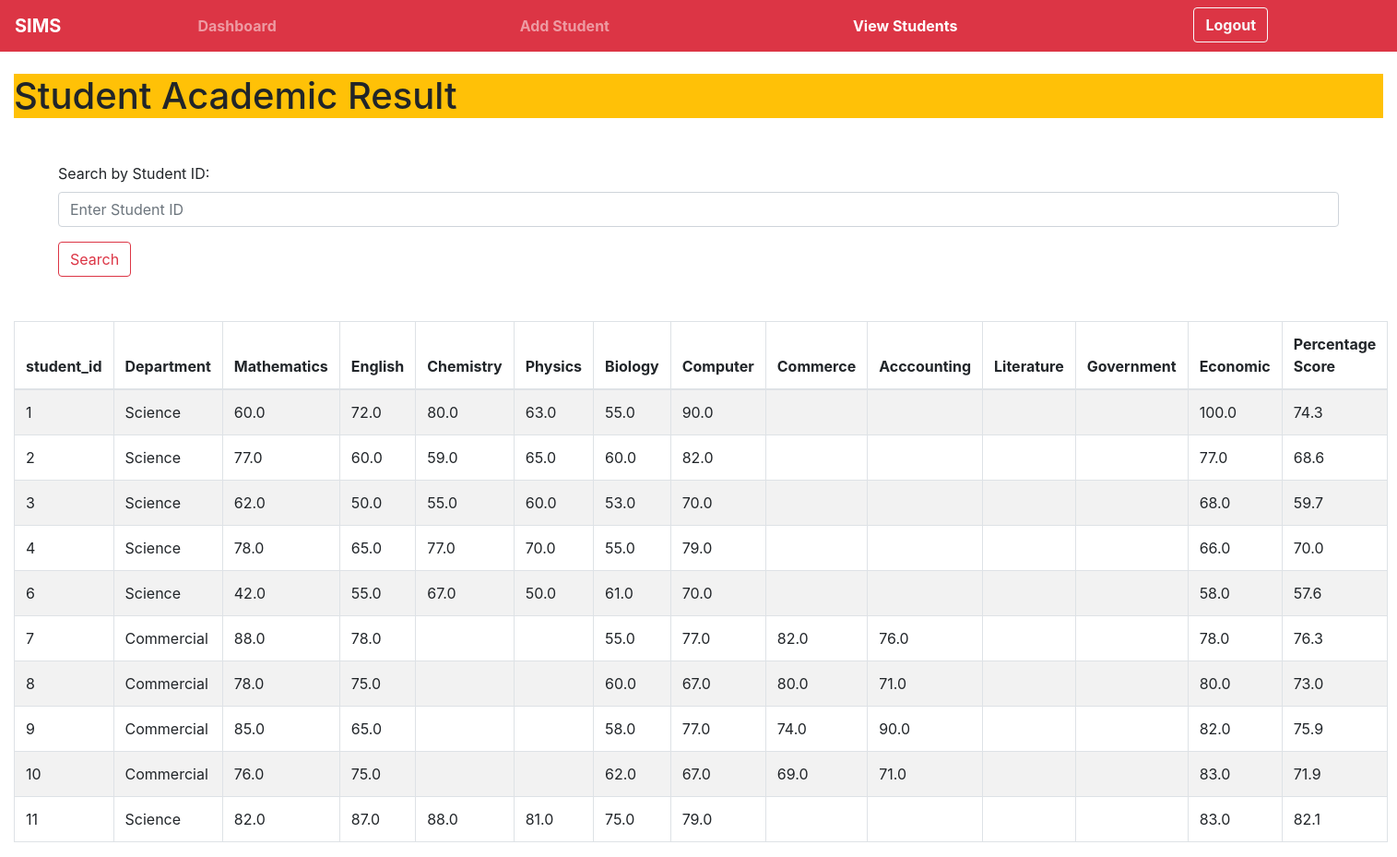
The app's page /view-selected-columns, older data.
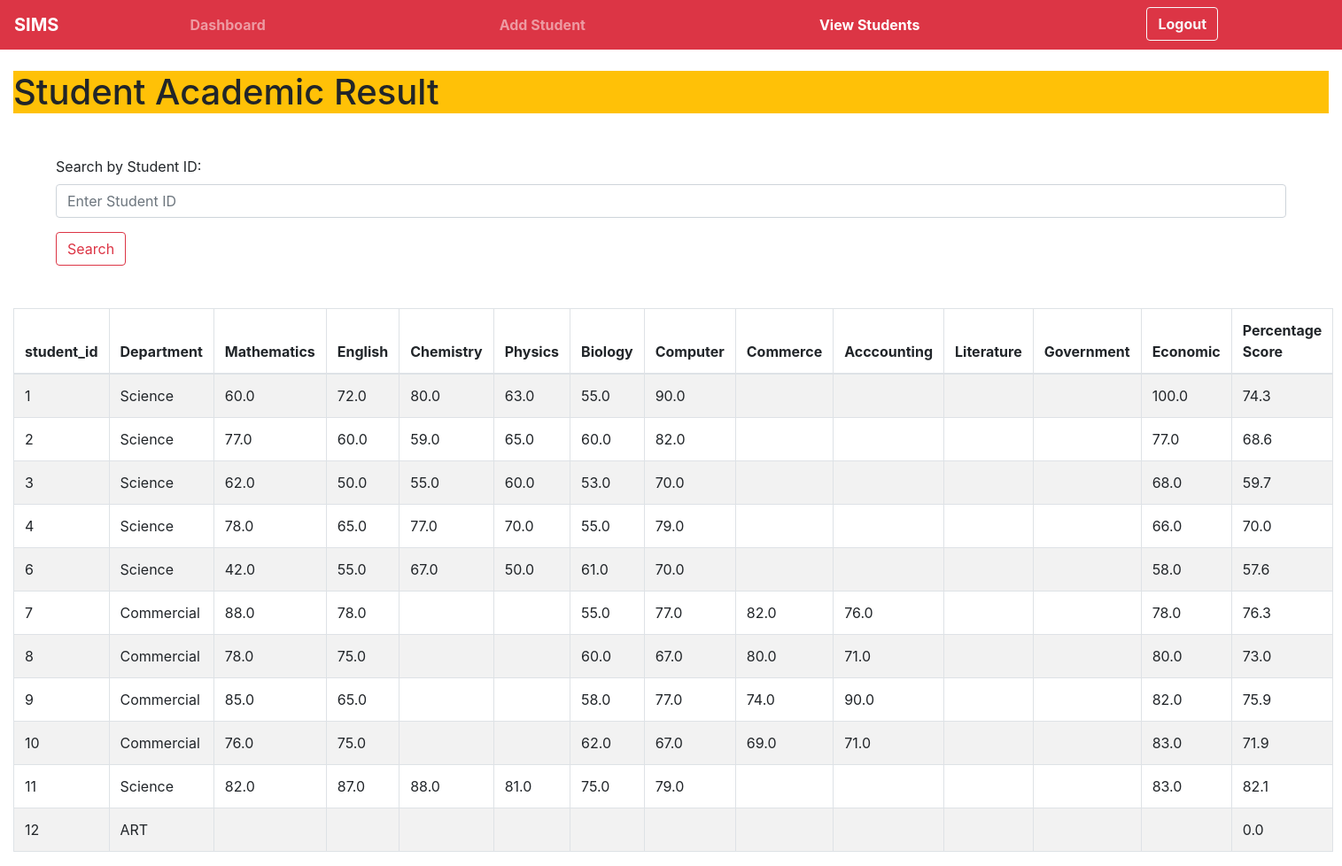
The same page, newer data.
### tables this page shows
CREATE TABLE AcademicInformation (
        student_id INTEGER PRIMARY KEY,
        department TEXT NOT NULL,
        Mathematics  REAL,
        English REAL,
        Chemistry REAL,
        Physics REAL,
        Biology REAL,
        Computer REAL,
        Commerce REAL,
        Acccounting REAL,
        Literature REAL,
        Government REAL,
        Economic REAL,
        year_grade INTEGER NOT NULL,
        FOREIGN KEY (student_id) REFERENCES PersonalInformation(student_id)
    );

### app.py (the view)
@app.route('/view-selected-columns')
def view_selected_columns():
    academic_data = fetch_selected_columns_with_percentage()
    return render_template('selected_columns.html', academic_data=academic_data)

### app.py (called while the page is built)
def connect_db():
    return sqlite3.connect('database.db')

### templates/selected_columns.html (shortened to what this page needs)
<!DOCTYPE html>
<html lang="en">
<head>
    <link rel="stylesheet" href="https://maxcdn.bootstrapcdn.com/bootstrap/4.5.2/css/bootstrap.min.css">
</head>
<body>
     <nav class="navbar navbar-expand-lg navbar-dark bg-danger">
      <a class="navbar-brand fw-bold" href="#">SIMS</a>
      <div class="collapse navbar-collapse" id="navbarNav">
        <ul class="navbar-nav w-100 d-flex justify-content-around">
          <li class="nav-item">
            <a class="nav-link  fw-bold" href="{{ url_for('dashboard') }}"
              >Dashboard</a
            >
          </li>
          <li class="nav-item">
            <a class="nav-link  fw-bold" href="{{ url_for('add_student') }}"
              >Add Student</a
            >
          </li>
          <li class="nav-item">
            <a class="nav-link active fw-bold" href="{{ url_for('view_students') }}"
              >View Students</a
            >
          </li>
          <li class="nav-item">
            <a class="btn btn-outline-light fw-bold" href="{{ url_for('logout') }}"
              >Logout</a
            >
          </li>
        </ul>
      </div>
    </nav>
  <div class="container-fluid mt-4">
        <div class="bg-warning">
        <h1>Student Academic Result</h1>
    </div>
        <form class="m-5">
            <div class="form-group">
                <label for="studentIdInput">Search by Student ID:</label>
                <input type="text" class="form-control" id="studentIdInput" placeholder="Enter Student ID">
            </div>
            <button type="button" class="btn btn-outline-danger" onclick="searchStudent()" >Search</button>
        </form>
    <table class="table table-bordered table-striped" border="1">
        <thead>
            <tr>
                <th>student_id</th>
                <th>Department</th>
                <th>Mathematics</th>
                <th>English</th>
                <th>Chemistry</th>
                <th>Physics</th>
                <th>Biology</th>
                <th>Computer</th>
                <th>Commerce</th>
                <th>Acccounting</th>
                <th>Literature</th>
                <th>Government</th>
                <th>Economic</th>
                <th>Percentage Score</th>
            </tr>
        </thead>
        <tbody id="studentTableBody">
            {% for row in academic_data %}
                <tr>
                    <td>{{ row[0] }}</td>
                    <td>{{ row[1] }}</td>
                    <td>{{ row[2] }}</td>
                    <td>{{ row[3] }}</td>
                    <td>{{ row[4]}}</td>
                    <td>{{ row[5] }}</td>
                    <td>{{ row[6] }}</td>
                    <td>{{ row[7] }}</td>
                    <td>{{ row[8] }}</td>
                    <td>{{ row[9] }}</td>
                    <td>{{ row[10] }}</td>
                    <td>{{ row[11] }}</td>
                    <td>{{ row[12] }}</td>
                    <td>{{ row[-1] }}</td>
                </tr>
            {% endfor %}
        </tbody>
    </table>
    </div>
    </body>
  </html>

Row changes from the older to the newer data that the page shows:
added AcademicInformation: student_id "12", department "ART", row "0.0"
